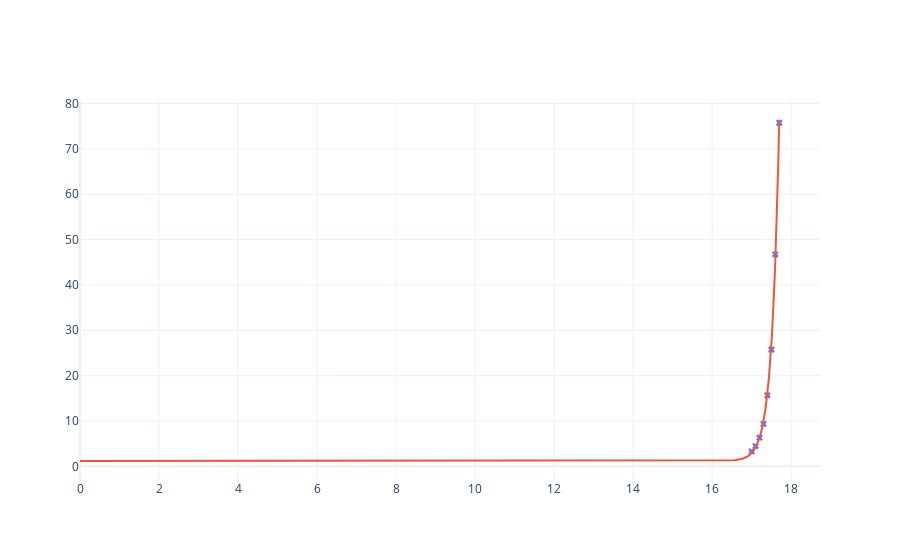

Notebook source saved alongside this figure:
### Code cell
fig = go.Figure()

fig.add_trace(
    go.Scatter(
        x=x,
        y=y,
        mode='markers',
        marker=dict(symbol='x'),
        showlegend=False
    )
)


fig.add_trace(
    go.Scatter(
        x=x_appr,
        y=y_appr,
        showlegend=False
    )
)

fig.show()

### Figure 1 — Plotly figure (JSON) as saved in the notebook; plotly's stock layout.template omitted (floating-point values rounded to 4 significant figures; data arrays with more than 128 entries replaced by an {"elided": "..."} marker saying what was removed)
{"data": [{"marker": {"symbol": "x"}, "mode": "markers", "showlegend": false, "type": "scatter", "x": [17, 17.1, 17.2, 17.3, 17.4, 17.5, 17.6, 17.7], "y": [3.28, 4.47, 6.31, 9.33, 15.66, 25.75, 46.74, 75.75]}, {"showlegend": false, "type": "scatter", "x": {"elided": "10000 float values"}, "y": {"elided": "10000 float values"}}], "layout": {}}
